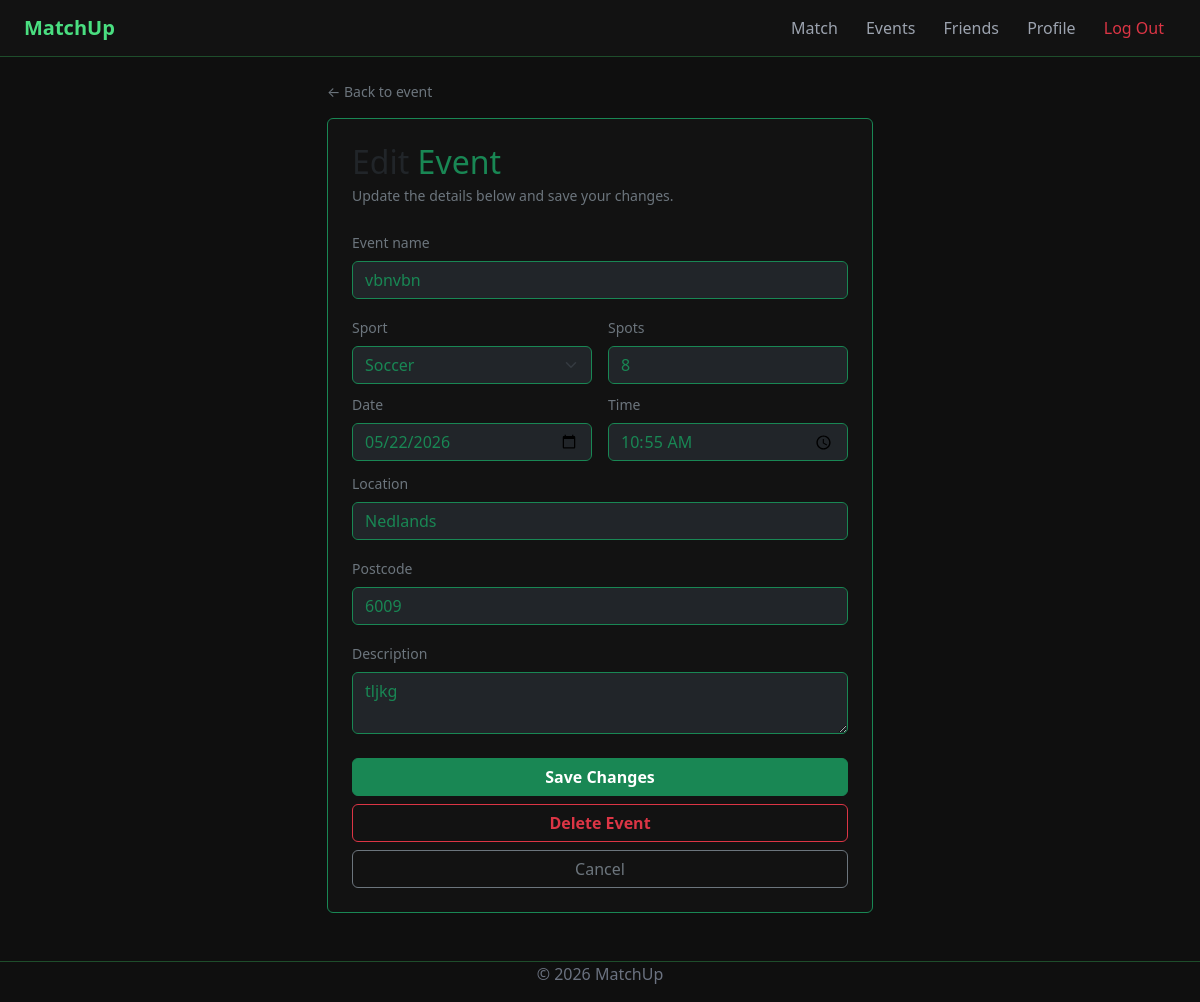
Screenshot of /events/5/edit (signed in) with the database file from the repository.
### app/models.py (models this page shows, shortened)
class Events(db.Model):
    __tablename__ = 'events'
    event_id          = db.Column(db.Integer, primary_key=True)
    owner_id          = db.Column(db.Integer, db.ForeignKey('users.user_id'), nullable=False)
    event_name        = db.Column(db.String(128), nullable=False)
    sport             = db.Column(db.String(64), nullable=False)
    location          = db.Column(db.String(128), nullable=False)
    postcode          = db.Column(db.Integer, nullable=False)
    description       = db.Column(db.Text)
    date              = db.Column(db.Date, nullable=False)
    time              = db.Column(db.Time, nullable=False)
    spots_total       = db.Column(db.Integer, nullable=False)
    owner   = db.relationship('Users', foreign_keys=[owner_id])
    members = db.relationship('Attendees', back_populates='event', cascade='all, delete-orphan')

### app/routes.py (the view, shortened to what this page needs)
@main.route("/events/<int:event_id>/edit", methods=["GET", "POST"])
@login_required
def event_edit(event_id):
    event = Events.query.get_or_404(event_id)
    if event.owner_id != current_user.user_id:
        flash("You are not the host of this event.", "danger")
        return redirect(url_for("main.event_view", event_id=event_id))
    return render_template("event_edit.html", event=event)

### app/__init__.py (called while the page is built)
def create_app():
    app = Flask(__name__)
    app.config.from_object(Config)
    db.init_app(app)
    migrate.init_app(app, db)
    login_manager.init_app(app)
    login_manager.login_view = 'main.homepage'
    from . import models
    @login_manager.user_loader
    def load_user(user_id):
        return models.Users.query.get(int(user_id))
    from .routes import main
    app.register_blueprint(main)
    return app

### app/routes.py (called while the page is built)
@main.before_app_request
def require_login_for_protected_routes():
    if current_user.is_authenticated:
        return None
    if request.endpoint is None:
        return None
    if request.endpoint.startswith("static") or request.endpoint in PUBLIC_ENDPOINTS:
        return None
    return redirect(url_for("main.homepage"))

### app/templates/event_edit.html (shortened to what this page needs)
{% extends "base.html" %}
{% block content %}
<div class="row justify-content-center">
    <div class="col-12 col-sm-10 col-md-8 col-lg-6">
        <div class="d-flex align-items-center mb-3 gap-2">
            <a href="/events/{{ event.event_id }}" class="text-secondary small text-decoration-none">
                ← Back to event
            </a>
        </div>
        <div class="card border-success p-4" style="background: var(--background-nav);">
            <h2 class="mb-1">Edit <span class="text-success">Event</span></h2>
            <p class="text-secondary small mb-4">Update the details below and save your changes.</p>
            <form method="POST" action="/events/{{ event.event_id }}/edit">
                <label class="form-label text-secondary small">Event name</label>
                <input
                    class="form-control text-success bg-dark border-success mb-3"
                    name="name"
                    value="{{ event.event_name }}">
                <div class="row g-3 mb-2">
                    <div class="col">
                        <label class="form-label text-secondary small">Sport</label>
                        <select class="form-select bg-dark border-success text-success" name="sport">
                            <option {% if event.sport == 'Soccer' %}selected{% endif %}>Soccer</option>
                        </select>
                    </div>
                    <div class="col">
                        <label class="form-label text-secondary small">Spots</label>
                        <input
                            class="form-control text-success bg-dark border-success"
                            type="number"
                            name="spots"
                            min="1"
                            value="{{ event.spots_total }}">
                    </div>
                </div>
                <div class="row g-3 mb-2">
                    <div class="col">
                        <label class="form-label text-secondary small">Date</label>
                        <input
                            class="form-control text-success bg-dark border-success"
                            type="date"
                            name="date"
                            value="{{ event.date }}">
                    </div>
                    <div class="col">
                        <label class="form-label text-secondary small">Time</label>
                        <input
                            class="form-control text-success bg-dark border-success"
                            type="time"
                            name="time"
                            value="{{ event.time }}">
                    </div>
                </div>
                <label class="form-label text-secondary small mt-1">Location</label>
                <input
                    class="form-control text-success bg-dark border-success mb-3"
                    name="location"
                    value="{{ event.location }}">
                <label class="form-label text-secondary small">Postcode</label>
                <input class="form-control text-success bg-dark border-success mb-3"
                    name="postcode"
                    type="text"
                    inputmode="numeric"
                    maxlength="4"
                    pattern="[0-9]{4}"
                    title="Postcode must be exactly 4 digits"
                    value="{{ event.postcode }}">
                <label class="form-label text-secondary small">Description</label>
                <textarea
                    class="form-control text-success bg-dark border-success mb-4"
                    name="description">{{ event.description }}</textarea>
                <button type="submit" class="btn btn-success w-100 fw-semibold mb-2">Save Changes</button>
                <button
                    type="button"
                    class="btn btn-outline-danger w-100 fw-semibold mb-2"
                    data-bs-toggle="modal"
                    data-bs-target="#deleteModal">
                    Delete Event
                </button>
                <a href="/events/{{ event.event_id }}" class="btn btn-outline-secondary w-100">Cancel</a>
            </form>
        </div>
    </div>
</div>
{% endblock %}

### app/static/css/style.css (style rules this page uses)
:root { --green-primary: #4ade80; --green-dim: #22c55e; --green-glow: rgba(74, 222, 128, 0.08); --green-border: #1e4d2b; --background-base: #0f0f0f; --background-nav: #121212; --text-main: #e5e7eb; --text-boring: #6b7280; }
body { background-color: var(--background-base); color: var(--text-main); }

### rows the page displays
Events: name "vbnvbn", sport "Soccer", spots "8", date "05/22/2026", time "10:55:00", location "Nedlands", postcode "6009", description "tljkg"
